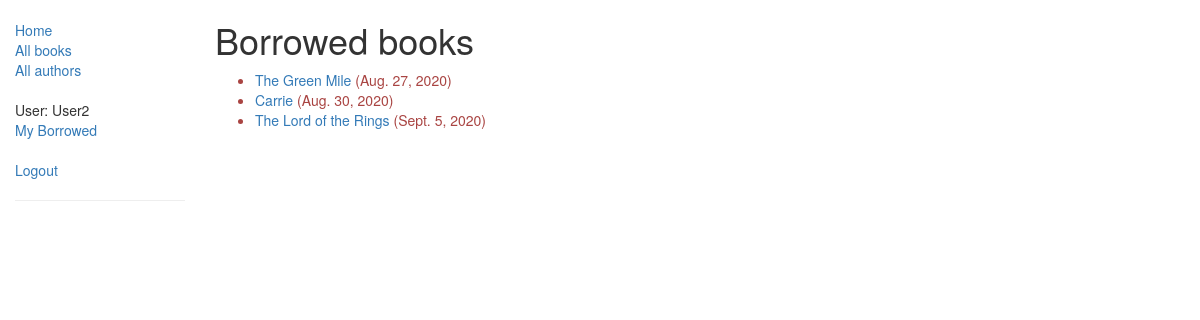
/catalog/mybooks/ (signed in), run on an earlier commit of the app's database.
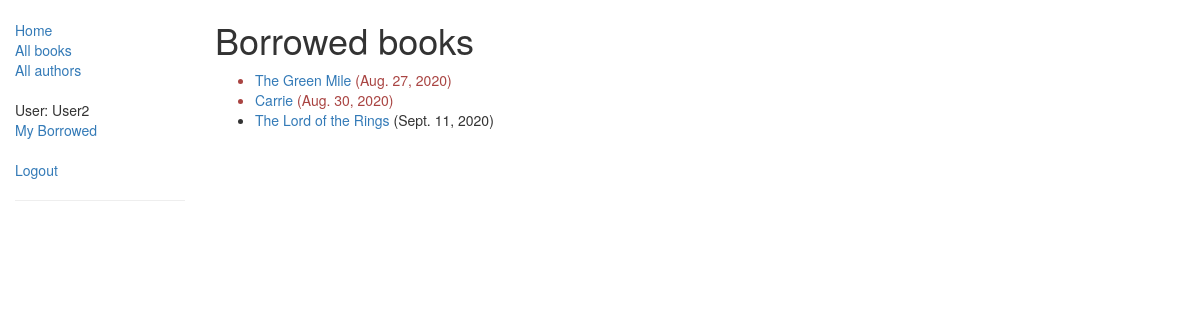
And on a later commit of the database.
### catalog/models.py (models this page shows, shortened)
class BookInstances(models.Model):
    id = models.UUIDField(primary_key=True, default=uuid.uuid4,
                          help_text="Unique ID for this particular book across whole library")
    book = models.ForeignKey('Book', on_delete=models.SET_NULL, null=True)
    imprint = models.CharField(max_length=200)
    due_back = models.DateField(null=True, blank=True)
    borrower = models.ForeignKey(User, on_delete=models.SET_NULL, null=True, blank=True)
    @property
    def is_overdue(self):
        if self.due_back and date.today() > self.due_back:
            return True
        return False
    LOAN_STATUS = (
        ('m', 'Maintenance'),
        ('o', 'On loan'),
        ('a', 'Available'),
        ('r', 'Reserved'),
    )
    status = models.CharField(max_length=1, choices=LOAN_STATUS, blank=True, default='m', help_text='Book availability')
    class Meta:
        ordering = ["due_back"]
        permissions = (("can_mark_returned", "Set book as returned"),)

class Book(models.Model):
    title = models.CharField(max_length=200)
    author = models.ForeignKey('Author', on_delete=models.SET_NULL, null=True)
    summary = models.TextField(max_length=1000, help_text="Enter a brief description of the book")
    isbn = models.CharField('ISBN', max_length=13,
                            help_text='13 Character <a href="https://www.isbn-international.org/content/what-isbn'
                                      '">ISBN number</a>')
    genre = models.ManyToManyField(Genre, help_text="Select a genre for this book")
    language = models.ForeignKey('Language', on_delete=models.SET_NULL, null=True)
    def display_genre(self):
        """
        Creates a string for the Genre. This is required to display genre in Admin.
        """
        return ', '.join([genre.name for genre in self.genre.all()[:3]])
    display_genre.short_description = 'Genre'
    class Meta:
        permissions = (("can_set_book", "Set changes book"),)

### catalog/views.py (the view)
class LoanedBooksByUserListView(LoginRequiredMixin, generic.ListView):
    model = BookInstances
    template_name = 'catalog/bookinstance_list_borrowed_user.html'
    paginate_by = 10
    def get_queryset(self):
        return BookInstances.objects.filter(borrower=self.request.user).filter(status__exact='o').order_by('due_back')

### catalog/templates/catalog/bookinstance_list_borrowed_user.html
{% extends "base_generic.html" %}
{% block content %}
    <h1>Borrowed books</h1>
    {% if bookinstances_list %}
    <ul>
        {% for bookinst in bookinstances_list %}
        <li class="{% if bookinst.is_overdue %}text-danger{% endif %}">
            <a href="{% url 'book-detail' bookinst.book.pk %}">{{ bookinst.book.title }}</a> ({{ bookinst.due_back }})
        </li>
        {% endfor %}
    </ul>
    {% else %}
        <p>There are no books borrowed</p>
    {% endif %}
{% endblock %}

What changed in the data, as far as the page shows it:
changed BookInstances "The Lord of the Rings": due_back "Sept. 5, 2020" → "Sept. 11, 2020"
